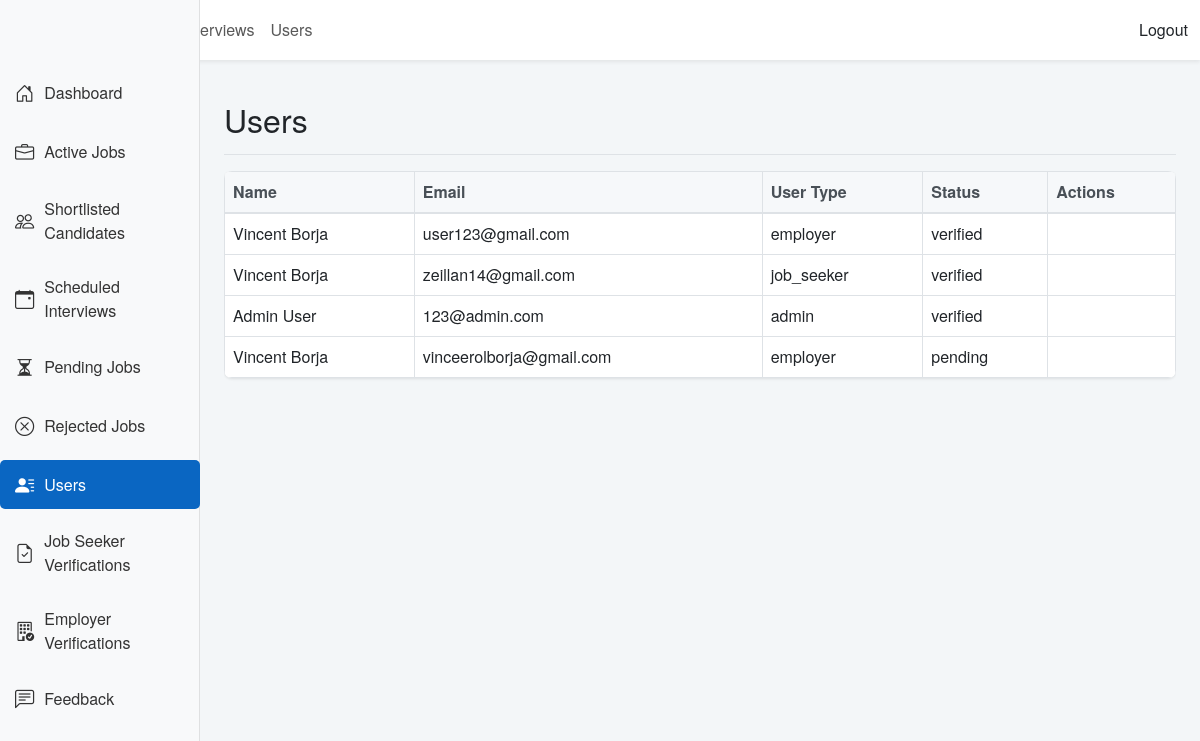
/admin/users.php (signed in), run on the app's committed database.
### tables this page shows
CREATE TABLE `users` (
  `user_id` int(11) NOT NULL,
  `full_name` varchar(255) NOT NULL,
  `email` varchar(255) NOT NULL,
  `password_hash` varchar(255) NOT NULL,
  `user_type` enum('job_seeker','employer','admin') NOT NULL,
  `status` enum('pending','verified','rejected') DEFAULT 'pending',
  `created_at` timestamp NOT NULL DEFAULT current_timestamp()
);

### admin/users.php (the view, shortened to what this page needs)
<?php
include '../db.php';
?>
<!DOCTYPE html>
<html lang="en">
<head>
    <link href="https://cdn.jsdelivr.net/npm/bootstrap@5.3.0/dist/css/bootstrap.min.css" rel="stylesheet">
    <link href="https://cdn.jsdelivr.net/npm/bootstrap-icons@1.10.3/font/bootstrap-icons.css" rel="stylesheet">
    <link href="../css/styles.css" rel="stylesheet">
</head>
<body>
    <?php include 'includes/header.php'; ?>
    <div class="container-fluid">
        <div class="row">
            <?php include 'includes/sidebar.php'; ?>
            <main class="col-md-9 ms-sm-auto col-lg-10 px-md-4">
                <div class="d-flex justify-content-between flex-wrap flex-md-nowrap align-items-center pt-3 pb-2 mb-3 border-bottom">
                    <h2>Users</h2>
                </div>
                <div class="table-responsive">
                    <table class="table table-bordered">
                        <thead>
                            <tr>
                                <th>Name</th>
                                <th>Email</th>
                                <th>User Type</th>
                                <th>Status</th>
                                <th>Actions</th>
                            </tr>
                        </thead>
                        <tbody>
                            <?php
                            $sql = "SELECT * FROM users ORDER BY created_at DESC";
                            $users_result = $conn->query($sql);
                            if ($users_result->num_rows > 0) {
                                while ($row = $users_result->fetch_assoc()) {
                                    echo "<tr>";
                                    echo "<td>{$row['full_name']}</td>";
                                    echo "<td>{$row['email']}</td>";
                                    echo "<td>{$row['user_type']}</td>";
                                    echo "<td>{$row['status']}</td>";
                                    echo "<td>";
                                    echo "</td>";
                                    echo "</tr>";
                                }
                            } else {
                                echo "<tr><td colspan='5'>No users found.</td></tr>";
                            }
                            ?>
                        </tbody>
                    </table>
                </div>
            </main>
        </div>
    </div>
    <?php include 'includes/footer.php'; ?>

### admin/css/styles.css (style rules this page uses)
body { font-family: 'Helvetica Neue', Helvetica, Arial, sans-serif; background-color: #f3f6f8; }
.table-responsive { margin-bottom: 2rem; }
main { padding-top: 1.5rem; }
@media (min-width: 768px) { main { padding-left: 1.5rem; } }
.table { background-color: #fff; border-radius: 8px; overflow: hidden; box-shadow: 0 1px 3px rgba(0, 0, 0, 0.1); }
.table thead th { background-color: #f6f8fa; border-bottom: 2px solid #dee2e6; color: #495057; }

### data on the page
users: full_name "Vincent Borja", email "user123@gmail.com", user_type "employer", status "verified"
users: full_name "Vincent Borja", email "zeillan14@gmail.com", user_type "job_seeker", status "verified"
users: full_name "Admin User", email "123@admin.com", user_type "admin", status "verified"
users: full_name "Vincent Borja", email "vinceerolborja@gmail.com", user_type "employer", status "pending"
